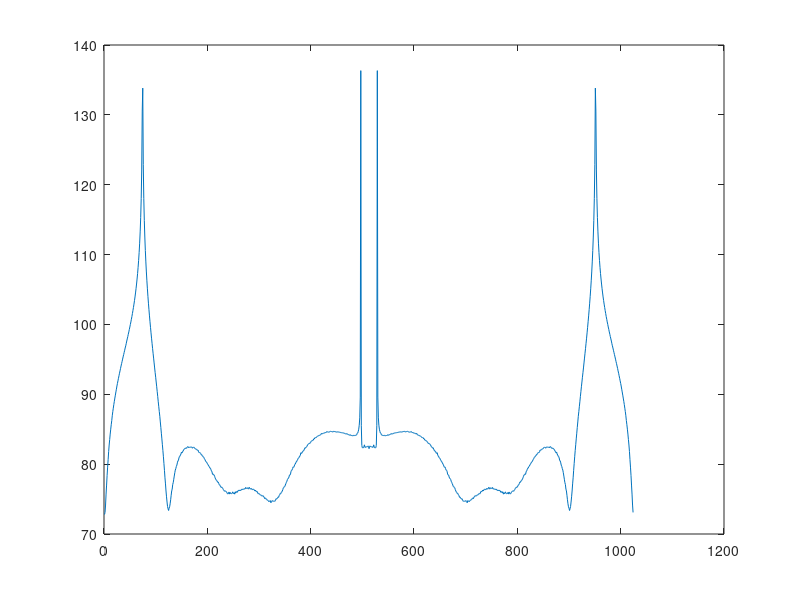

MATLAB code to generate this figure:

y      = load('data/output.dat');

offset = 10;
y      = y(offset:end);

y_fft  = fft(y,1024);

y_fft  = fftshift( y_fft .* conj(y_fft) )

plot(10*log10(y_fft))

